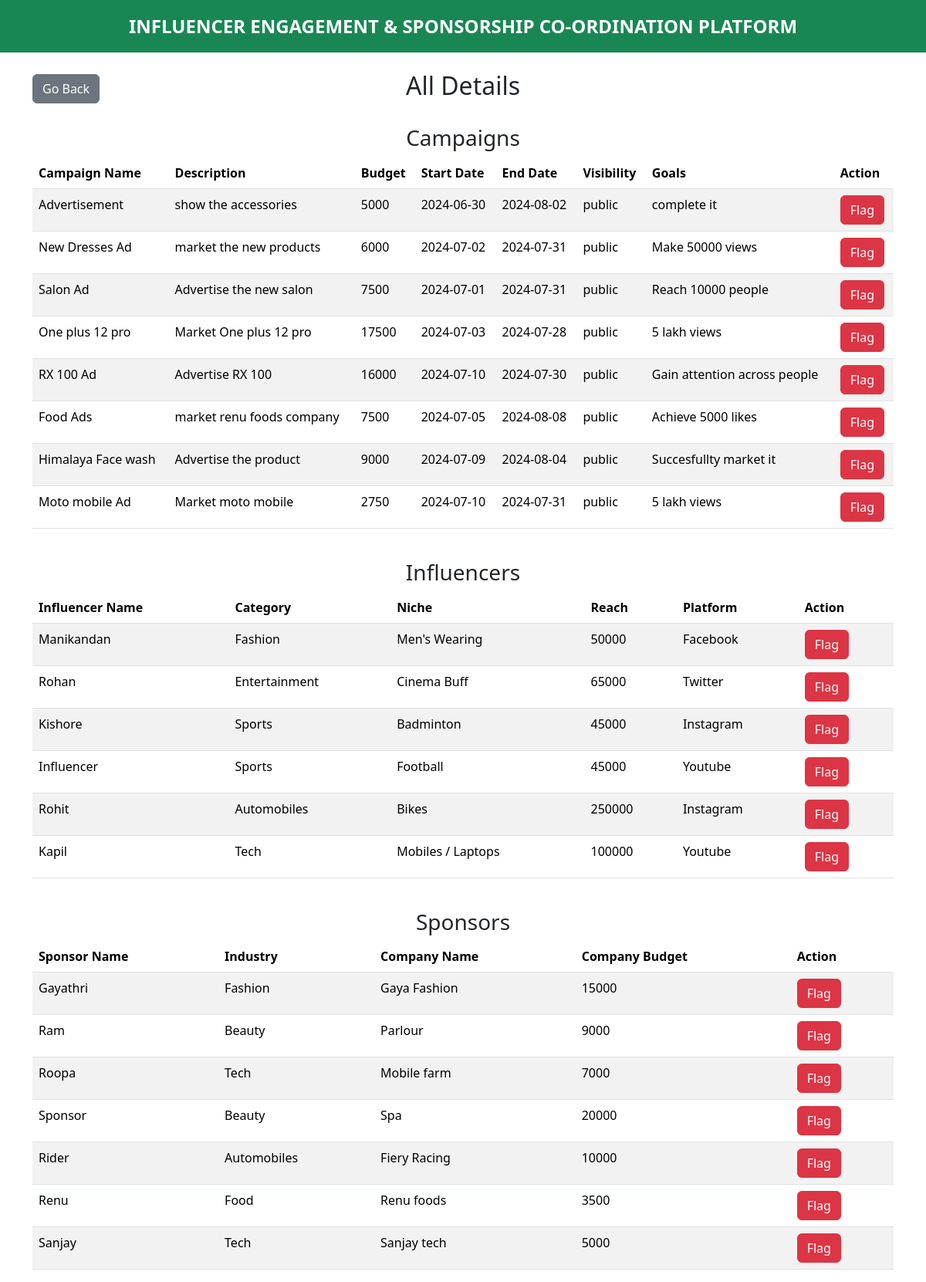
The app's page /admin_find with its own data.
### application/models.py (models this page shows)
class Campaigns(db.Model):
    id = db.Column(db.Integer(), primary_key = True)
    name = db.Column(db.String(), nullable = False)
    description = db.Column(db.String())
    campaign_budget = db.Column(db.Integer(), nullable = False)
    start_date = db.Column(db.Date(), nullable = False)
    end_date = db.Column(db.Date(), nullable = False)
    visibility = db.Column(db.String(), nullable = False)
    goals = db.Column(db.String(), nullable = False)
    niche = db.Column(db.String(), nullable = False)
    flagged = db.Column(db.Integer(), default = 0)
    sponsor_id = db.Column(db.Integer(), db.ForeignKey("sponsor.id"), nullable = False)
    adrequests = db.relationship('Adrequests', backref = 'campaigns')

class Influencer(db.Model):    #2
    id = db.Column(db.Integer(), primary_key = True)
    name = db.Column(db.String(), nullable = False)
    category = db.Column(db.String(), nullable = False)
    reach = db.Column(db.Integer(), nullable = False)
    niche = db.Column(db.String(), nullable = False)
    platform = db.Column(db.String(), nullable = False)
    username = db.Column(db.String(), nullable = False, unique = True)
    password = db.Column(db.String(), nullable = False)
    flagged = db.Column(db.Integer(), default = 0)
    adrequests = db.relationship('Adrequests', backref = 'influencer')
    influencer_id = db.Column(db.Integer(), db.ForeignKey("user.id"), nullable = False)

class Sponsor(db.Model):
    id = db.Column(db.Integer(), primary_key = True)   #1
    company_name = db.Column(db.String(), nullable = False)
    company_budget = db.Column(db.String(), nullable = False)
    username = db.Column(db.String(), nullable = False, unique = True)
    password = db.Column(db.String(), nullable = False)
    industry = db.Column(db.String(), nullable = False)
    flagged = db.Column(db.Integer(), default = 0)
    campaigns = db.relationship('Campaigns', backref = 'sponsor')
    sponsor_id = db.Column(db.Integer(), db.ForeignKey("user.id"), nullable = False)

### application/routes.py (the view)
@app.route('/admin_find',methods=['GET','POST'])
def admin_find():
    campaigns = Campaigns.query.all()
    influencers = Influencer.query.all()
    sponsors = Sponsor.query.all()
    adrequests = Adrequests.query.all()
    return render_template('admin_find.html', campaigns=campaigns, influencers=influencers, sponsors=sponsors,adrequests=adrequests)

### templates/admin_find.html (shortened to what this page needs)
<!DOCTYPE html>
<html>
<head>
    <link rel="stylesheet" href="static/style.css">
    <link href="https://cdn.jsdelivr.net/npm/bootstrap@5.3.3/dist/css/bootstrap.min.css" rel="stylesheet">
</head>
<body>
    <div class="text-bg-success p-3" style="text-align: center; font-size: x-large; font-weight: 650;">INFLUENCER ENGAGEMENT & SPONSORSHIP CO-ORDINATION PLATFORM</div>
    <div class="container mt-4">
        <div class="row align-items-center">
            <div class="col text-start">
                <a href="/admin_dash" class="btn btn-secondary">Go Back</a>
            </div>
            <div class="col text-center">
                <h2>All Details</h2>
            </div>
        </div>
    </div>
    <br>
    <h3 style="text-align: center;">Campaigns</h3>
    <div class="container">
        <table class="table table-striped">
            <thead>
                <tr>
                    <th scope="col">Campaign Name</th>
                    <th scope="col">Description</th>
                    <th scope="col">Budget</th>
                    <th scope="col">Start Date</th>
                    <th scope="col">End Date</th>
                    <th scope="col">Visibility</th>
                    <th scope="col">Goals</th>
                    <th scope="col">Action</th>
                </tr>
            </thead>
            <tbody>
                {% for campaign in campaigns %}
                <tr>
                    <td>{{ campaign.name }}</td>
                    <td>{{ campaign.description }}</td>
                    <td>{{ campaign.campaign_budget }}</td>
                    <td>{{ campaign.start_date }}</td>
                    <td>{{ campaign.end_date }}</td>
                    <td>{{ campaign.visibility }}</td>
                    <td>{{ campaign.goals }}</td>
                    <td><a href="{{ url_for('flag_campaign', campaign_id=campaign.id) }}"><button type="button" class="btn btn-danger">Flag</button></td></a>
                </tr>
                {% endfor %}
            </tbody>
        </table>
    </div>
    <br>
    <h3 style="text-align: center;">Influencers</h3>
    <div class="container">
        <table class="table table-striped">
            <thead>
                <tr>
                    <th scope="col">Influencer Name</th>
                    <th scope="col">Category</th>
                    <th scope="col">Niche</th>
                    <th scope="col">Reach</th>
                    <th scope="col">Platform</th>
                    <th scope="col">Action</th>
                </tr>
            </thead>
            <tbody>
                {% for influencer in influencers %}
                <tr>
                    <td>{{ influencer.name }}</td>
                    <td>{{ influencer.category }}</td>
                    <td>{{ influencer.niche }}</td>
                    <td>{{ influencer.reach }}</td>
                    <td>{{ influencer.platform }}</td>
                    <td><a href="{{ url_for('flag_influencer', influencer_id=influencer.id) }}"><button type="button" class="btn btn-danger">Flag</button></td></a>
                </tr>
                {% endfor %}
            </tbody>
        </table>
    </div>
    <br>
    <h3 style="text-align: center;">Sponsors</h3>
    <div class="container">
        <table class="table table-striped">
            <thead>
                <tr>
                    <th scope="col">Sponsor Name</th>
                    <th scope="col">Industry</th>
                    <th scope="col">Company Name</th>
                    <th scope="col">Company Budget</th>
                    <th scope="col">Action</th>
                </tr>
            </thead>
            <tbody>
                {% for sponsor in sponsors %}
                <tr>
                    <td>{{ sponsor.username }}</td>
                    <td>{{ sponsor.industry }}</td>
                    <td>{{ sponsor.company_name }}</td>
                    <td>{{ sponsor.company_budget }}</td>
                    <td><a href="{{ url_for('flag_sponsor', sponsor_id=sponsor.id) }}"><button type="button" class="btn btn-danger">Flag</button></td></a>
                </tr>
                {% endfor %}
            </tbody>
        </table>
    </div>
</body>
</html>

### static/style.css (style rules this page uses)
* { margin: 0px; }

### records on screen
Campaigns: name "Advertisement", description "show the accessories", campaign_budget "5000", start_date "2024-06-30", end_date "2024-08-02", visibility "public", goals "complete it"
Campaigns: name "New Dresses Ad", description "market the new products", campaign_budget "6000", start_date "2024-07-02", end_date "2024-07-31", visibility "public", goals "Make 50000 views"
Campaigns: name "Salon Ad", description "Advertise the new salon", campaign_budget "7500", start_date "2024-07-01", end_date "2024-07-31", visibility "public", goals "Reach 10000 people"
Campaigns: name "One plus 12 pro", description "Market One plus 12 pro", campaign_budget "17500", start_date "2024-07-03", end_date "2024-07-28", visibility "public", goals "5 lakh views"
Campaigns: name "RX 100 Ad", description "Advertise RX 100", campaign_budget "16000", start_date "2024-07-10", end_date "2024-07-30", visibility "public", goals "Gain attention across people"
Campaigns: name "Food Ads", description "market renu foods company", campaign_budget "7500", start_date "2024-07-05", end_date "2024-08-08", visibility "public", goals "Achieve 5000 likes"
Campaigns: name "Himalaya Face wash", description "Advertise the product", campaign_budget "9000", start_date "2024-07-09", end_date "2024-08-04", visibility "public", goals "Succesfullty market it"
Campaigns: name "Moto mobile Ad", description "Market moto mobile", campaign_budget "2750", start_date "2024-07-10", end_date "2024-07-31", visibility "public", goals "5 lakh views"
Influencer: name "Manikandan", category "Fashion", niche "Men's Wearing", reach "50000", platform "Facebook"
Influencer: name "Rohan", category "Entertainment", niche "Cinema Buff", reach "65000", platform "Twitter"
Influencer: name "Kishore", category "Sports", niche "Badminton", reach "45000", platform "Instagram"
Influencer: name "Influencer", category "Sports", niche "Football", reach "45000", platform "Youtube"
Influencer: name "Rohit", category "Automobiles", niche "Bikes", reach "250000", platform "Instagram"
Influencer: name "Kapil", category "Tech", niche "Mobiles / Laptops", reach "100000", platform "Youtube"
Sponsor: username "Gayathri", industry "Fashion", company_name "Gaya Fashion", company_budget "15000"
Sponsor: username "Ram", industry "Beauty", company_name "Parlour", company_budget "9000"
Sponsor: username "Roopa", industry "Tech", company_name "Mobile farm", company_budget "7000"
Sponsor: username "Sponsor", industry "Beauty", company_name "Spa", company_budget "20000"
Sponsor: username "Rider", industry "Automobiles", company_name "Fiery Racing", company_budget "10000"
Sponsor: username "Renu", industry "Food", company_name "Renu foods", company_budget "3500"
Sponsor: username "Sanjay", industry "Tech", company_name "Sanjay tech", company_budget "5000"
